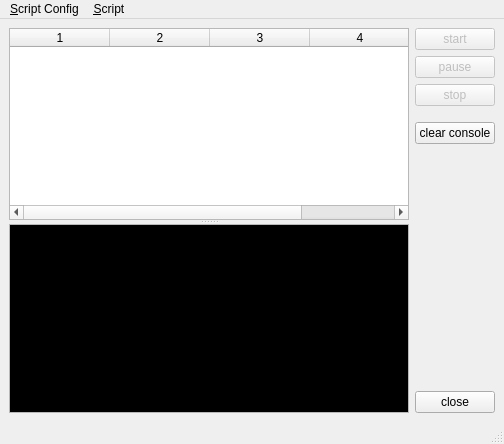
<?xml version="1.0" encoding="UTF-8"?>
<ui version="4.0">
 <class>ScriptWindow</class>
 <widget class="QMainWindow" name="ScriptWindow">
  <property name="geometry">
   <rect>
    <x>0</x>
    <y>0</y>
    <width>504</width>
    <height>444</height>
   </rect>
  </property>
  <property name="windowTitle">
   <string>Scripts</string>
  </property>
  <property name="windowIcon">
   <iconset resource="ScriptCommunicator.qrc">
    <normaloff>:/images/qeasingcurve-incirc.png</normaloff>:/images/qeasingcurve-incirc.png</iconset>
  </property>
  <widget class="QWidget" name="centralwidget">
   <layout class="QHBoxLayout" name="horizontalLayout" stretch="1,0">
    <item>
     <widget class="QSplitter" name="splitter">
      <property name="orientation">
       <enum>Qt::Vertical</enum>
      </property>
      <widget class="DragDropTableWidget" name="tableWidget">
       <property name="sizePolicy">
        <sizepolicy hsizetype="Expanding" vsizetype="Expanding">
         <horstretch>0</horstretch>
         <verstretch>0</verstretch>
        </sizepolicy>
       </property>
       <property name="palette">
        <palette>
         <active>
          <colorrole role="Highlight">
           <brush brushstyle="SolidPattern">
            <color alpha="100">
             <red>10</red>
             <green>36</green>
             <blue>106</blue>
            </color>
           </brush>
          </colorrole>
          <colorrole role="HighlightedText">
           <brush brushstyle="SolidPattern">
            <color alpha="255">
             <red>0</red>
             <green>0</green>
             <blue>0</blue>
            </color>
           </brush>
          </colorrole>
         </active>
         <inactive>
          <colorrole role="Highlight">
           <brush brushstyle="SolidPattern">
            <color alpha="100">
             <red>10</red>
             <green>36</green>
             <blue>106</blue>
            </color>
           </brush>
          </colorrole>
          <colorrole role="HighlightedText">
           <brush brushstyle="SolidPattern">
            <color alpha="255">
             <red>0</red>
             <green>0</green>
             <blue>0</blue>
            </color>
           </brush>
          </colorrole>
         </inactive>
         <disabled>
          <colorrole role="Highlight">
           <brush brushstyle="SolidPattern">
            <color alpha="255">
             <red>10</red>
             <green>36</green>
             <blue>106</blue>
            </color>
           </brush>
          </colorrole>
          <colorrole role="HighlightedText">
           <brush brushstyle="SolidPattern">
            <color alpha="255">
             <red>0</red>
             <green>0</green>
             <blue>0</blue>
            </color>
           </brush>
          </colorrole>
         </disabled>
        </palette>
       </property>
       <property name="acceptDrops">
        <bool>true</bool>
       </property>
       <property name="dragEnabled">
        <bool>false</bool>
       </property>
       <property name="dragDropOverwriteMode">
        <bool>false</bool>
       </property>
       <property name="dragDropMode">
        <enum>QAbstractItemView::DropOnly</enum>
       </property>
       <property name="defaultDropAction">
        <enum>Qt::LinkAction</enum>
       </property>
       <property name="selectionMode">
        <enum>QAbstractItemView::SingleSelection</enum>
       </property>
       <property name="selectionBehavior">
        <enum>QAbstractItemView::SelectRows</enum>
       </property>
       <property name="textElideMode">
        <enum>Qt::ElideLeft</enum>
       </property>
       <property name="columnCount">
        <number>4</number>
       </property>
       <attribute name="verticalHeaderVisible">
        <bool>true</bool>
       </attribute>
       <column/>
       <column/>
       <column/>
       <column/>
      </widget>
      <widget class="QTextEdit" name="scriptConsole">
       <property name="sizePolicy">
        <sizepolicy hsizetype="Expanding" vsizetype="Expanding">
         <horstretch>0</horstretch>
         <verstretch>1</verstretch>
        </sizepolicy>
       </property>
       <property name="palette">
        <palette>
         <active>
          <colorrole role="WindowText">
           <brush brushstyle="SolidPattern">
            <color alpha="255">
             <red>0</red>
             <green>0</green>
             <blue>0</blue>
            </color>
           </brush>
          </colorrole>
          <colorrole role="Text">
           <brush brushstyle="SolidPattern">
            <color alpha="255">
             <red>0</red>
             <green>255</green>
             <blue>0</blue>
            </color>
           </brush>
          </colorrole>
          <colorrole role="Base">
           <brush brushstyle="SolidPattern">
            <color alpha="255">
             <red>0</red>
             <green>0</green>
             <blue>0</blue>
            </color>
           </brush>
          </colorrole>
         </active>
         <inactive>
          <colorrole role="WindowText">
           <brush brushstyle="SolidPattern">
            <color alpha="255">
             <red>0</red>
             <green>0</green>
             <blue>0</blue>
            </color>
           </brush>
          </colorrole>
          <colorrole role="Text">
           <brush brushstyle="SolidPattern">
            <color alpha="255">
             <red>0</red>
             <green>255</green>
             <blue>0</blue>
            </color>
           </brush>
          </colorrole>
          <colorrole role="Base">
           <brush brushstyle="SolidPattern">
            <color alpha="255">
             <red>0</red>
             <green>0</green>
             <blue>0</blue>
            </color>
           </brush>
          </colorrole>
         </inactive>
         <disabled>
          <colorrole role="WindowText">
           <brush brushstyle="SolidPattern">
            <color alpha="255">
             <red>120</red>
             <green>120</green>
             <blue>120</blue>
            </color>
           </brush>
          </colorrole>
          <colorrole role="Text">
           <brush brushstyle="SolidPattern">
            <color alpha="255">
             <red>120</red>
             <green>120</green>
             <blue>120</blue>
            </color>
           </brush>
          </colorrole>
          <colorrole role="Base">
           <brush brushstyle="SolidPattern">
            <color alpha="255">
             <red>240</red>
             <green>240</green>
             <blue>240</blue>
            </color>
           </brush>
          </colorrole>
         </disabled>
        </palette>
       </property>
       <property name="undoRedoEnabled">
        <bool>false</bool>
       </property>
       <property name="readOnly">
        <bool>true</bool>
       </property>
       <property name="acceptRichText">
        <bool>false</bool>
       </property>
      </widget>
     </widget>
    </item>
    <item>
     <layout class="QVBoxLayout" name="verticalLayout">
      <item>
       <widget class="QPushButton" name="startPushButton">
        <property name="enabled">
         <bool>false</bool>
        </property>
        <property name="toolTip">
         <string>Ctrl+1</string>
        </property>
        <property name="text">
         <string>start</string>
        </property>
       </widget>
      </item>
      <item>
       <widget class="QPushButton" name="pausePushButton">
        <property name="enabled">
         <bool>false</bool>
        </property>
        <property name="toolTip">
         <string>Ctrl+2</string>
        </property>
        <property name="text">
         <string>pause</string>
        </property>
       </widget>
      </item>
      <item>
       <widget class="QPushButton" name="stopPushButton">
        <property name="enabled">
         <bool>false</bool>
        </property>
        <property name="toolTip">
         <string>Ctrl+3</string>
        </property>
        <property name="text">
         <string>stop</string>
        </property>
        <property name="checkable">
         <bool>false</bool>
        </property>
       </widget>
      </item>
      <item>
       <spacer name="verticalSpacer">
        <property name="orientation">
         <enum>Qt::Vertical</enum>
        </property>
        <property name="sizeType">
         <enum>QSizePolicy::Fixed</enum>
        </property>
        <property name="sizeHint" stdset="0">
         <size>
          <width>10</width>
          <height>10</height>
         </size>
        </property>
       </spacer>
      </item>
      <item>
       <widget class="QPushButton" name="clearConsolePushButton">
        <property name="toolTip">
         <string>Ctrl+C</string>
        </property>
        <property name="text">
         <string>clear console</string>
        </property>
        <property name="shortcut">
         <string>Ctrl+C</string>
        </property>
       </widget>
      </item>
      <item>
       <spacer name="verticalSpacer_3">
        <property name="orientation">
         <enum>Qt::Vertical</enum>
        </property>
        <property name="sizeType">
         <enum>QSizePolicy::Fixed</enum>
        </property>
        <property name="sizeHint" stdset="0">
         <size>
          <width>10</width>
          <height>10</height>
         </size>
        </property>
       </spacer>
      </item>
      <item>
       <spacer name="verticalSpacer_2">
        <property name="orientation">
         <enum>Qt::Vertical</enum>
        </property>
        <property name="sizeHint" stdset="0">
         <size>
          <width>20</width>
          <height>40</height>
         </size>
        </property>
       </spacer>
      </item>
      <item>
       <widget class="QPushButton" name="closePushButton">
        <property name="toolTip">
         <string>Ctrl+X</string>
        </property>
        <property name="text">
         <string>close</string>
        </property>
       </widget>
      </item>
     </layout>
    </item>
   </layout>
  </widget>
  <widget class="QMenuBar" name="menubar">
   <property name="geometry">
    <rect>
     <x>0</x>
     <y>0</y>
     <width>504</width>
     <height>21</height>
    </rect>
   </property>
   <widget class="QMenu" name="menuScript">
    <property name="title">
     <string>&amp;Script Config</string>
    </property>
    <addaction name="actionLoadConfig"/>
    <addaction name="actionUnloadConfig"/>
    <addaction name="actionSaveConfig"/>
    <addaction name="actionSaveConfigAs"/>
   </widget>
   <widget class="QMenu" name="menuScript_2">
    <property name="title">
     <string>&amp;Script</string>
    </property>
    <addaction name="actionAddScript"/>
    <addaction name="actionNewScript"/>
    <addaction name="actionEditScript"/>
    <addaction name="actionEditUi"/>
    <addaction name="separator"/>
    <addaction name="actionRemoveScripts"/>
    <addaction name="actionRemoveUi"/>
    <addaction name="separator"/>
    <addaction name="actionMoveUp"/>
    <addaction name="actionMoveDown"/>
    <addaction name="separator"/>
    <addaction name="actionEditAllWorkerScripts"/>
    <addaction name="actionCreateSceFile"/>
   </widget>
   <addaction name="menuScript"/>
   <addaction name="menuScript_2"/>
  </widget>
  <widget class="QStatusBar" name="statusbar"/>
  <action name="actionAddScript">
   <property name="text">
    <string>Add worker script</string>
   </property>
   <property name="toolTip">
    <string>add worker script</string>
   </property>
   <property name="shortcut">
    <string>Ctrl+A</string>
   </property>
  </action>
  <action name="actionRemoveScripts">
   <property name="enabled">
    <bool>false</bool>
   </property>
   <property name="text">
    <string>Remove worker script</string>
   </property>
   <property name="toolTip">
    <string>remove worker script</string>
   </property>
   <property name="shortcut">
    <string>Ctrl+R</string>
   </property>
  </action>
  <action name="actionLoadConfig">
   <property name="text">
    <string>Load config</string>
   </property>
   <property name="toolTip">
    <string>load config</string>
   </property>
   <property name="shortcut">
    <string>Ctrl+L</string>
   </property>
  </action>
  <action name="actionSaveConfig">
   <property name="text">
    <string>Save config</string>
   </property>
   <property name="toolTip">
    <string>save config</string>
   </property>
   <property name="shortcut">
    <string>Ctrl+S</string>
   </property>
  </action>
  <action name="actionSaveConfigAs">
   <property name="text">
    <string>Save config as</string>
   </property>
   <property name="toolTip">
    <string>save config as</string>
   </property>
   <property name="shortcut">
    <string>Ctrl+Shift+S</string>
   </property>
  </action>
  <action name="actionUnloadConfig">
   <property name="text">
    <string>Unload config</string>
   </property>
   <property name="toolTip">
    <string>unload config</string>
   </property>
   <property name="shortcut">
    <string>Ctrl+U</string>
   </property>
  </action>
  <action name="actionEditScript">
   <property name="enabled">
    <bool>false</bool>
   </property>
   <property name="text">
    <string>Edit worker script</string>
   </property>
   <property name="toolTip">
    <string>edit worker script</string>
   </property>
   <property name="shortcut">
    <string>Ctrl+E</string>
   </property>
  </action>
  <action name="actionEditUi">
   <property name="enabled">
    <bool>false</bool>
   </property>
   <property name="text">
    <string>Edit user interface</string>
   </property>
   <property name="toolTip">
    <string>edit user interface</string>
   </property>
   <property name="shortcut">
    <string>Ctrl+Shift+E</string>
   </property>
  </action>
  <action name="actionRemoveUi">
   <property name="enabled">
    <bool>false</bool>
   </property>
   <property name="text">
    <string>Remove user interface</string>
   </property>
   <property name="toolTip">
    <string>remove user interface</string>
   </property>
   <property name="shortcut">
    <string>Ctrl+Shift+R</string>
   </property>
  </action>
  <action name="actionNewScript">
   <property name="text">
    <string>New worker script</string>
   </property>
   <property name="toolTip">
    <string>new worker script</string>
   </property>
   <property name="shortcut">
    <string>Ctrl+N</string>
   </property>
  </action>
  <action name="actionMoveUp">
   <property name="enabled">
    <bool>false</bool>
   </property>
   <property name="text">
    <string>Move up</string>
   </property>
   <property name="toolTip">
    <string>move script-table entry up</string>
   </property>
   <property name="shortcut">
    <string>Ctrl+Up</string>
   </property>
  </action>
  <action name="actionMoveDown">
   <property name="enabled">
    <bool>false</bool>
   </property>
   <property name="text">
    <string>Move down</string>
   </property>
   <property name="toolTip">
    <string>move scipt-table entry down</string>
   </property>
   <property name="shortcut">
    <string>Ctrl+Down</string>
   </property>
  </action>
  <action name="actionEditAllWorkerScripts">
   <property name="text">
    <string>Edit all worker scripts</string>
   </property>
   <property name="toolTip">
    <string>edit all worker scripts</string>
   </property>
   <property name="shortcut">
    <string>Ctrl+Shift+A</string>
   </property>
  </action>
  <action name="actionCreateSceFile">
   <property name="text">
    <string>open sce file dialog</string>
   </property>
   <property name="toolTip">
    <string>create executable file</string>
   </property>
   <property name="shortcut">
    <string>Ctrl+O</string>
   </property>
  </action>
 </widget>
 <customwidgets>
  <customwidget>
   <class>DragDropTableWidget</class>
   <extends>QTableWidget</extends>
   <header location="global">scriptwindow.h</header>
  </customwidget>
 </customwidgets>
 <resources>
  <include location="ScriptCommunicator.qrc"/>
 </resources>
 <connections/>
</ui>
